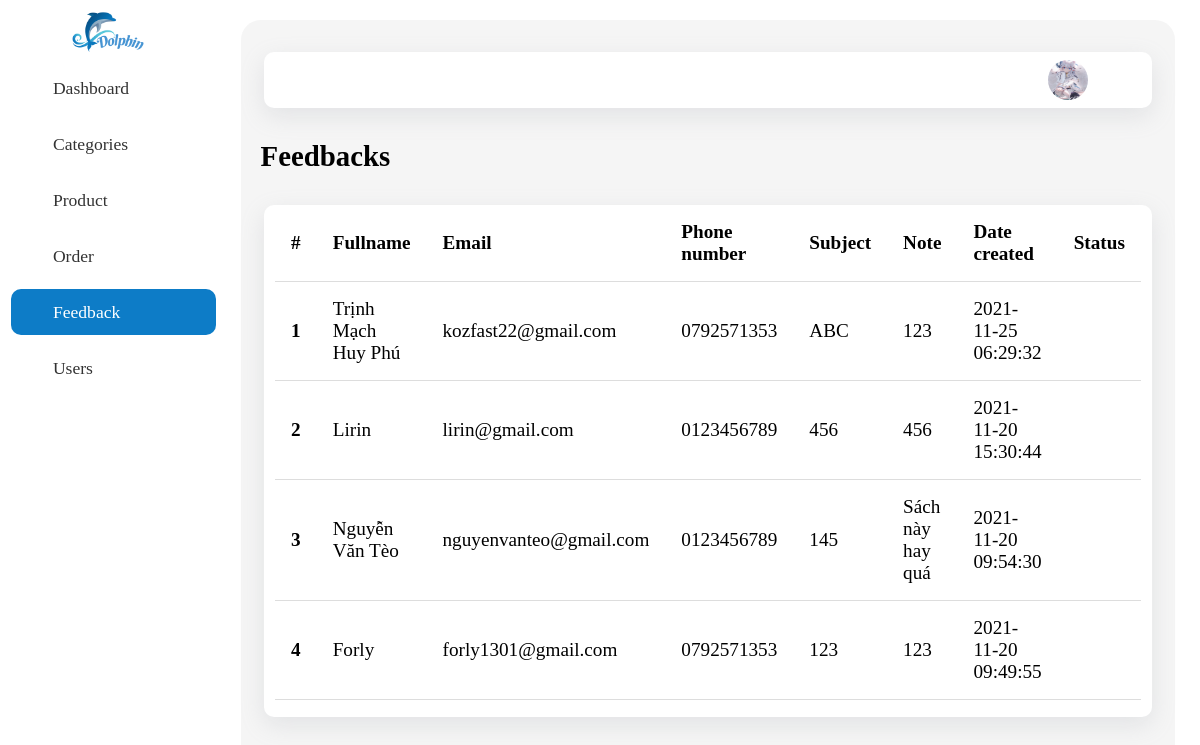
The page /admin/feedback/index.php (signed in) on the database its author committed.
### tables this page shows
CREATE TABLE `FeedBack` (
  `id` int(11) NOT NULL,
  `fullname` varchar(30) DEFAULT NULL,
  `email` varchar(100) DEFAULT NULL,
  `phone_number` varchar(20) DEFAULT NULL,
  `subject_name` varchar(350) DEFAULT NULL,
  `note` varchar(1000) DEFAULT NULL,
  `status` int(11) DEFAULT 0,
  `created_at` datetime DEFAULT NULL,
  `updated_at` datetime DEFAULT NULL
);

### database/dbhelper.php (called while the page is built, shortened)
<?php
    function executeResult($sql, $isSingle = false) {
        $data = null;
        $conn = mysqli_connect(HOST, USERNAME, PASSWORD, DATABASE);
        mysqli_set_charset($conn, "utf8");
        $results = mysqli_query($conn, $sql);
        if ($isSingle) {
            $data = mysqli_fetch_array($results, 1);
        } else {
            $data = [];
            while(($row = mysqli_fetch_array($results, 1)) != null) {
                $data[] = $row;
            }
        }
        return $data;
    }

### admin/feedback/index.php (the view, shortened to what this page needs)
<?php
	$baseUrl = "../";
	require_once($baseUrl."../utils/utility.php");
	require_once($baseUrl."../database/dbhelper.php");
	$sql = "select * from Feedback order by status asc, updated_at desc";
	$data = executeResult($sql);
?>
<!DOCTYPE html>
<html lang="en">
<head>
    <link rel="stylesheet" href="<?=$baseUrl?>../assets/css/dashboard.css">
    <link rel="stylesheet" href="<?=$baseUrl?>../assets/fontawesome-pro-5.15.3-web/css/all.min.css">
</head>
<body>
    <div class="container">
        <div class="left">
            <div class="logo">
                <img src="<?=$baseUrl?>../assets/image/Logo.png" alt="">
            </div>
            <div class="list">
                <div class="item">
                    <a href="<?=$baseUrl?>">
                        <i class="far fa-columns"></i>
                        Dashboard
                    </a>
                </div>
                <div class="item">
                    <a href="<?=$baseUrl?>category">
                        <i class="fad fa-layer-group"></i>
                        Categories
                    </a>
                </div>
                <div class="item">
                    <a href="<?=$baseUrl?>product">
                        <i class="fab fa-buffer"></i>
                        Product
                    </a>
                </div>
                <div class="item">
                    <a href="<?=$baseUrl?>order">
                        <i class="far fa-hashtag"></i>
                        Order
                    </a>
                </div>
                <div class="item">
                    <a class="active" href="<?=$baseUrl?>feedback">
                        <i class="far fa-question-circle"></i>
                        Feedback
                    </a>
                </div>
                <div class="item">
                    <a href="<?=$baseUrl?>user">
                        <i class="far fa-users"></i>
                        Users
                    </a>
                </div>
            </div>
        </div>
        <div class="right">
            <div class="card">
                <div class="header">
                    <img src="<?=$baseUrl?>../assets/image/Avatar.jpeg" alt="">
                    <div class="logout">
                        <a href="<?=$baseUrl?>../auth/logout.php"><i class="far fa-sign-out"></i></a>
                    </div>
                </div>
                <div class="title">
                    Feedbacks
                </div>
                <div class="main">
                    <table class="table">
                        <thead>
                            <tr>
                                <th>#</th>
                                <th>Fullname</th>
                                <th>Email</th>
                                <th>Phone number</th>
                                <th>Subject</th>
                                <th>Note</th>
                                <th>Date created</th>
                                <th>Status</th>
                            </tr>
                        </thead>
                        <tbody>
                            <?php
                            $index = 0;
                            foreach($data as $item) {
                                echo '<tr>
                                            <th>'.(++$index).'</th>
                                            <td>'.$item['fullname'].'</td>
                                            <td>'.$item['email'].'</td>
                                            <td>'.$item['phone_number'].'</td>
                                            <td>'.$item['subject_name'].'</td>
                                            <td>'.$item['note'].'</td>
                                            <td>'.$item['updated_at'].'</td>
                                            <td style="width: 50px">';
                                if($item['status'] == 0) {
                                    echo '<button onclick="markRead('.$item['id'].')" class="btn btn-read">
                                            <i class="fad fa-eye"></i>
                                        </button>';
                                } else {
                                    echo '<button onclick="markRead('.$item['id'].')" class="btn">
                                            <i class="fad fa-eye-slash"></i>
                                        </button>';
                                }
                                echo  '</td>
                                        </tr>';
                            }
                        ?>
                        </tbody>
                    </table>
                </div>
            </div>
        </div>
    </div>
</body>
</html>

### assets/css/dashboard.css (style rules this page uses)
body { margin: 0; padding: 0; box-sizing: border-box; }
.container { width: 100%; height: 100vh; display: flex; align-items: flex-start; justify-content: flex-start; flex-direction: row; font-family: "Playfair Display", serif; }
.left { width: 18%; height: 100%; display: flex; flex-direction: column; align-items: center; }
.logo { width: 100%; height: 4rem; display: flex; align-items: center; justify-content: center; }
.logo > img { width: 80px; }
.list { width: 100%; display: flex; justify-content: center; flex-direction: column; }
.item { width: 100%; height: 3rem; display: flex; align-items: center; justify-content: flex-start; margin-bottom: 0.5rem; }
a { text-decoration: none; color: #333; width: 100%; margin-left: 5%; padding: 0.8rem 1rem; border-radius: 10px; font-size: 1.1rem; font-family: "Playfair Display", serif; }
a.active { text-decoration: none; color: #fff; background-color: #0d7cc7; width: 100%; margin-left: 5%; padding: 0.8rem 1rem; border-radius: 10px; font-size: 1.1rem; }
i { padding-right: 0.5rem; }
.right { width: 82%; min-height: 100%; height: auto; display: flex; align-items: center; justify-content: center; }
.card { width: 95%; height: 95vh; background-color: rgba(238, 238, 238, 0.6); border-radius: 20px; display: flex; flex-direction: column; align-items: center; justify-content: flex-start; }
.header { width: 95%; height: 3.5rem; display: flex; align-items: center; justify-content: flex-end; flex-direction: row; margin-top: 2rem; border-radius: 10px; background-color: #fff; box-shadow: rgba(149, 157, 165, 0.2) 0px 8px 24px; }
.header > img { width: 2.5rem; height: 2.5rem; border-radius: 50%; }
.logout { border-radius: 10px; width: 3.5rem; display: flex; justify-content: center; align-items: center; margin-left: 0.5rem; }
.logout > a { font-size: 1.5rem; }
.title { width: 100%; padding-left: 2.5rem; margin: 2rem 0; font-size: 1.8rem; font-weight: 600; }
.main { width: 95%; min-height: 32rem; height: auto; display: flex; overflow-y: auto; align-items: center; justify-content: flex-start; flex-direction: column; border-radius: 10px; background-color: #fff; margin-bottom: 2rem; box-shadow: rgba(149, 157, 165, 0.2) 0px 8px 24px; }
.table { height: auto; width: 95%; border-collapse: collapse; padding: 8px; font-size: 1.2rem; }
td, th { padding: 1rem; height: 1rem; text-align: left; }
thead > tr > th { border-bottom: 1px solid #ddd; }
tbody > tr { border-bottom: 1px solid #ddd; }
td { min-height: 2rem; height: auto; }
.btn { width: auto; height: 2rem; border: none; background-color: #fff; }
.btn > i { width: 100%; display: flex; align-items: center; justify-content: center; font-size: 1rem; }
.btn-read { color: blue; }

### rows shown on the page
feedback: fullname "Trịnh Mạch Huy Phú", email "kozfast22@gmail.com", phone_number "0792571353", subject_name "ABC", note "123", updated_at "2021-11-25 06:29:32"
feedback: fullname "Lirin", email "lirin@gmail.com", phone_number "0123456789", subject_name "456", note "456", updated_at "2021-11-20 15:30:44"
feedback: fullname "Nguyễn Văn Tèo", email "nguyenvanteo@gmail.com", phone_number "0123456789", subject_name "145", note "Sách này hay quá", updated_at "2021-11-20 09:54:30"
feedback: fullname "Forly", email "forly1301@gmail.com", phone_number "0792571353", subject_name "123", note "123", updated_at "2021-11-20 09:49:55"
